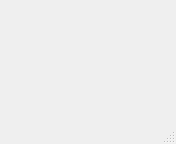
<?xml version="1.0" encoding="UTF-8"?>
<ui version="4.0">
 <class>MainWindow</class>
 <widget class="QMainWindow" name="MainWindow">
  <property name="geometry">
   <rect>
    <x>0</x>
    <y>0</y>
    <width>176</width>
    <height>144</height>
   </rect>
  </property>
  <property name="windowTitle">
   <string>MainWindow</string>
  </property>
  <widget class="QWidget" name="centralwidget">
   <widget class="QLabel" name="label">
    <property name="geometry">
     <rect>
      <x>60</x>
      <y>40</y>
      <width>54</width>
      <height>12</height>
     </rect>
    </property>
    <property name="text">
     <string/>
    </property>
   </widget>
  </widget>
  <widget class="QMenuBar" name="menubar">
   <property name="geometry">
    <rect>
     <x>0</x>
     <y>0</y>
     <width>176</width>
     <height>23</height>
    </rect>
   </property>
  </widget>
  <widget class="QStatusBar" name="statusbar"/>
 </widget>
 <resources>
  <include location="../image/img.qrc"/>
 </resources>
 <connections/>
</ui>
